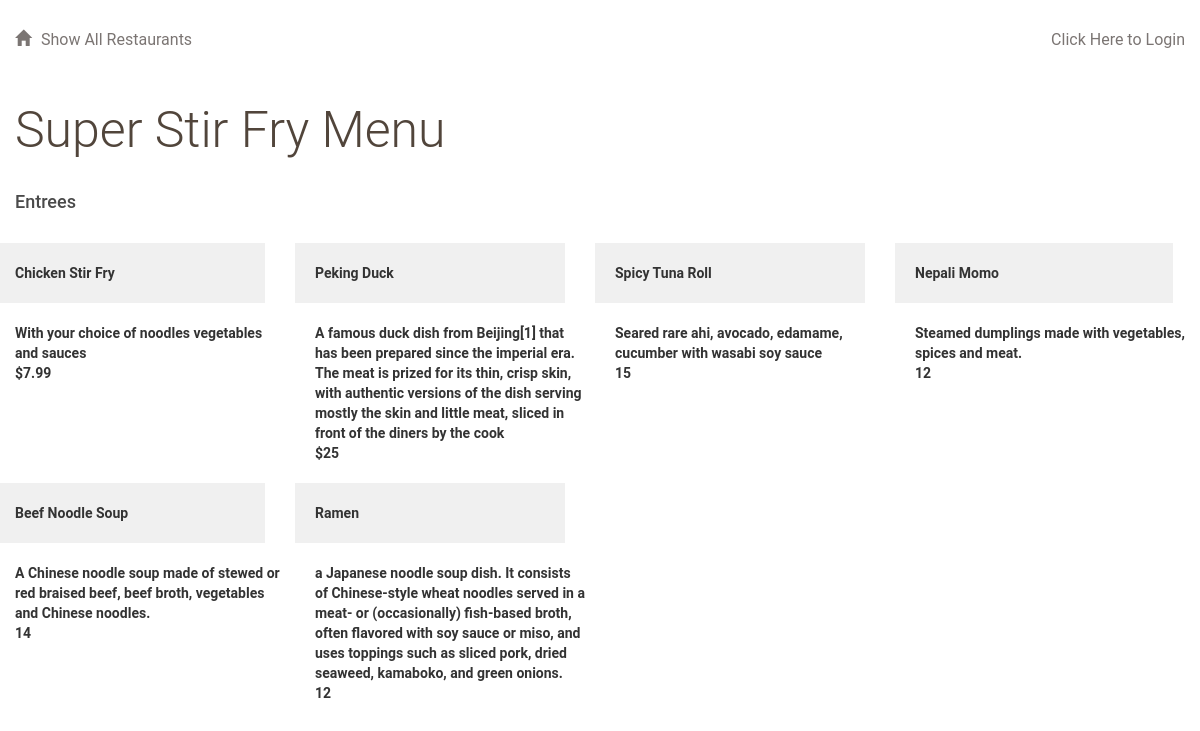
The page /restaurant/2/ on the database its author committed.
### catalog/database_setup.py (models this page shows, shortened)
class Restaurant(Base):
    __tablename__ = 'restaurant'
    user = relationship(User)
    name = Column(String(80), nullable=False)
    id = Column(Integer, primary_key=True)
    user_id = Column(Integer, ForeignKey('user.id'))

class MenuItem(Base):
    __tablename__ = 'menu_item'
    restaurant = relationship(Restaurant)
    user = relationship(User)
    name = Column(String(80), nullable=False)
    id = Column(Integer, primary_key=True)
    course = Column(String(250))
    description = Column(String(250))
    price = Column(String(8))
    restaurant_id = Column(Integer, ForeignKey('restaurant.id'))
    user_id = Column(Integer, ForeignKey('user.id'))

### catalog/project.py (the view)
@app.route('/restaurant/<int:restaurant_id>/')
@app.route('/restaurant/<int:restaurant_id>/menu/')
def get_menu(restaurant_id):
    restaurant = session.query(Restaurant).filter_by(id=int(restaurant_id)
                                                     ).one()
    items = session.query(MenuItem).filter_by(restaurant_id=restaurant.id
                                              ).all()
    try:
        user_id = login_session['user_id']
    except KeyError:
        user_id = None
    return render_template('menu.html', restaurant=restaurant,
                           items=items, user_id=user_id)

### catalog/templates/menu.html (shortened to what this page needs)
{% extends "base.html" %}
  {% block content %}
    <h1 class="header">{{restaurant.name}} Menu</h1>
    {% if items %}
      <div class="row">
        {% for item in items if item.course == 'Entree' %}
          {% if loop.first %}
            <div class="col-md-12">
              <h3>Entrees</h3>
            </div>
          {% endif %}
          {% if loop.index is divisibleby 4 %}
            <div class="row">
          {% endif %}
          <div class="col-md-3">
            <div class="menu-item">{{item.name}}</div>
            <div class="description">{{item.description}}</div>
            <div class="menu-price">{{item.price}}</div>
          </div>
          {% if loop.index is divisibleby 4 %}
            </div>
          {% endif %}
        {% endfor %}
      </div>
    {% else %}
      There are no menu items why not create one!
    {% endif %}
  {% endblock content %}

### catalog/static/style.css (style rules this page uses)
* { font-family: "Helvetica Neue Bold", Roboto, Helvetica, Arial, sans-serif; font-weight: 700; }
h1 { font-family: "Helvetica Neue Light", Roboto, Helvetica, Arial, sans-serif; font-size: 50px; color: #51453B; line-height: 60px; font-weight: 300; }
h3 { font-size: 18px; color: #4A4A4A; line-height: 23px; }
.menu-item { background: #F0F0F0; padding: 20px; margin: 20px; margin-left: -20px; }
.menu-price { font-weight: 700; }

### rows shown on the page
Restaurant: name "Super Stir Fry"
MenuItem: shows "Entrees", name "Chicken Stir Fry", description "With your choice of noodles vegetables and sauces", price "$7.99"
MenuItem: name "Peking Duck", description "A famous duck dish from Beijing[1] that has been prepared since the imperial era. The meat is prized for its thin, crisp skin, with authentic versions of the dish serving mostly the skin and little meat, sliced in front of the diners by the cook", price "$25"
MenuItem: name "Spicy Tuna Roll", description "Seared rare ahi, avocado, edamame, cucumber with wasabi soy sauce", price "15"
MenuItem: name "Nepali Momo", description "Steamed dumplings made with vegetables, spices and meat.", price "12"
MenuItem: name "Beef Noodle Soup", description "A Chinese noodle soup made of stewed or red braised beef, beef broth, vegetables and Chinese noodles.", price "14"
MenuItem: name "Ramen", description "a Japanese noodle soup dish. It consists of Chinese-style wheat noodles served in a meat- or (occasionally) fish-based broth, often flavored with soy sauce or miso, and uses toppings such as sliced pork, dried seaweed, kamaboko, and green onions.", price "12"
